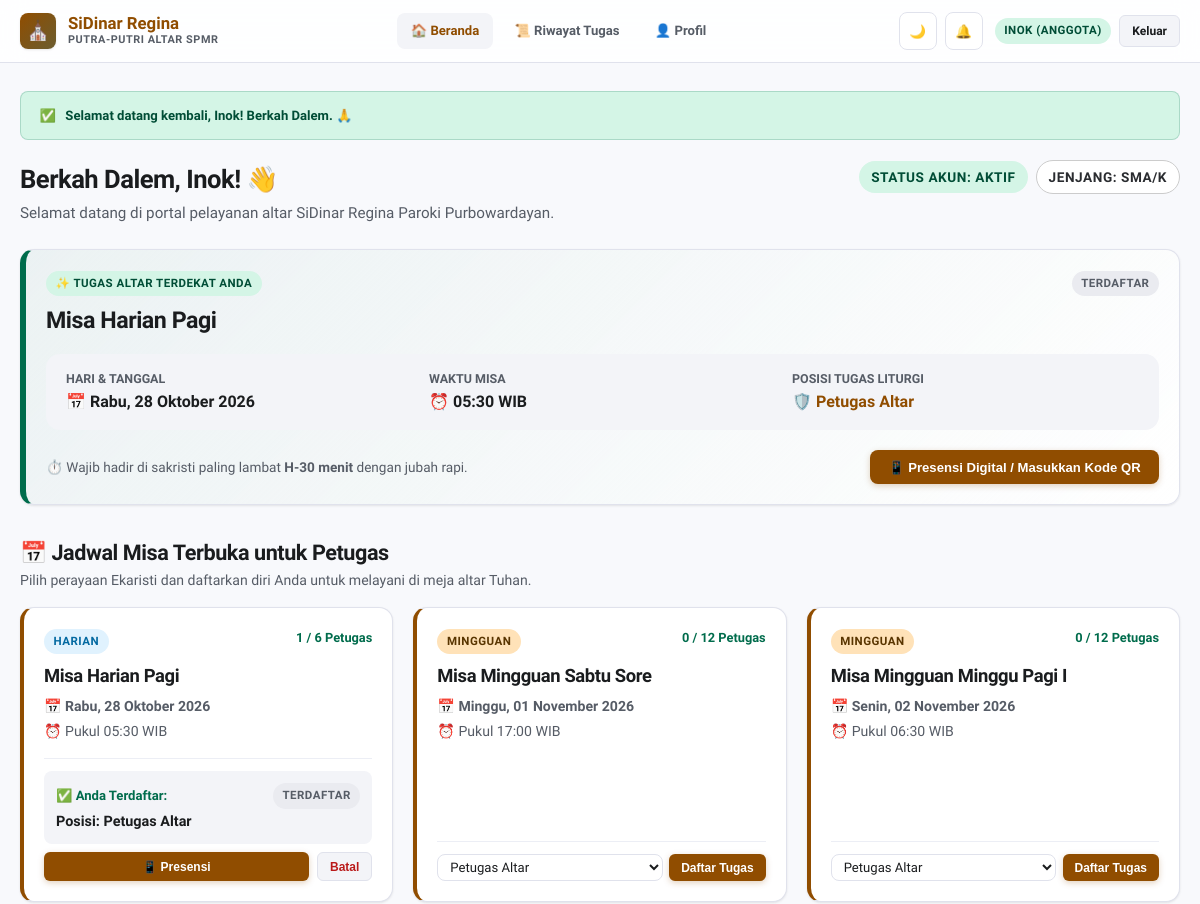
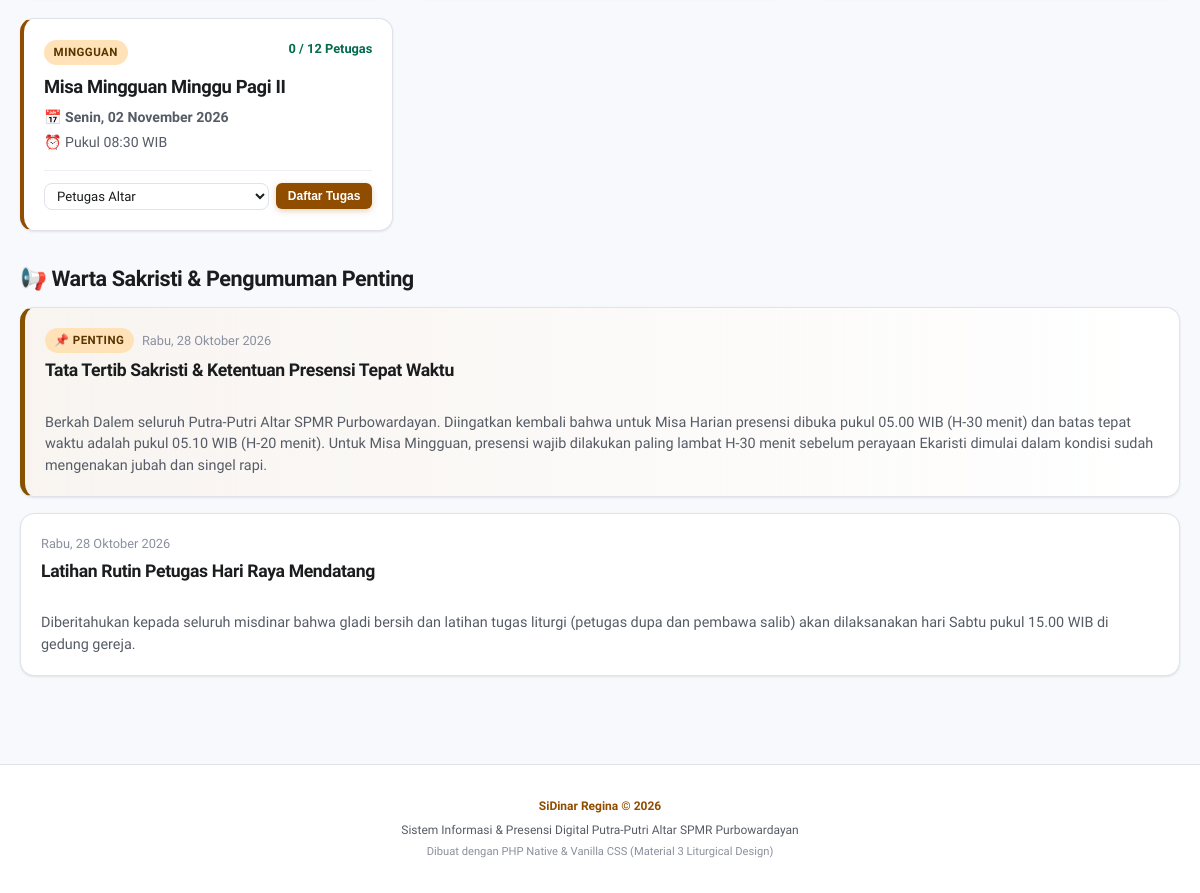
Page /anggota/index.php (signed in) on the committed database (2 pictures, top to bottom).
### tables this page shows
CREATE TABLE IF NOT EXISTS `bookings` (
  `id` INT AUTO_INCREMENT PRIMARY KEY,
  `schedule_id` INT NOT NULL,
  `user_id` INT NOT NULL,
  `kategori_misa` ENUM('harian', 'mingguan') NOT NULL DEFAULT 'mingguan',
  `minggu_ke` INT NOT NULL DEFAULT 1,
  `tahun` INT NOT NULL DEFAULT 2026,
  `posisi_tugas` VARCHAR(100) NOT NULL DEFAULT 'Petugas Altar',
  `status_kehadiran` ENUM('terdaftar', 'hadir', 'terlambat', 'izin', 'alpa') NOT NULL DEFAULT 'terdaftar',
  `waktu_checkin` DATETIME NULL,
  `wa_reminder_sent` TINYINT(1) NOT NULL DEFAULT 0,
  `created_at` DATETIME DEFAULT CURRENT_TIMESTAMP,
  INDEX `idx_schedule` (`schedule_id`),
  INDEX `idx_user` (`user_id`),
  CONSTRAINT `fk_bookings_schedule` FOREIGN KEY (`schedule_id`) REFERENCES `mass_schedules` (`id`) ON DELETE CASCADE,
  CONSTRAINT `fk_bookings_user` FOREIGN KEY (`user_id`) REFERENCES `profiles` (`id`) ON DELETE CASCADE
);

CREATE TABLE IF NOT EXISTS `mass_schedules` (
  `id` INT AUTO_INCREMENT PRIMARY KEY,
  `judul_misa` VARCHAR(255) NOT NULL,
  `kategori` ENUM('harian', 'mingguan') NOT NULL DEFAULT 'mingguan',
  `tanggal_misa` DATE NOT NULL,
  `jam_mulai` TIME NOT NULL,
  `kuota_maksimal` INT NOT NULL DEFAULT 12,
  `minggu_ke` INT NOT NULL DEFAULT 1,
  `tahun` INT NOT NULL DEFAULT 2026,
  `tahun_liturgi` VARCHAR(100) DEFAULT 'Tahun B / Liturgi Biasa',
  `warna_liturgi` ENUM('Hijau', 'Putih', 'Merah', 'Ungu', 'Merah Muda') NOT NULL DEFAULT 'Hijau',
  `nama_selebran` VARCHAR(255) DEFAULT '',
  `qr_token` VARCHAR(100) NULL,
  `created_at` DATETIME DEFAULT CURRENT_TIMESTAMP
);

CREATE TABLE IF NOT EXISTS `announcements` (
  `id` INT AUTO_INCREMENT PRIMARY KEY,
  `judul` VARCHAR(255) NOT NULL,
  `isi` TEXT NOT NULL,
  `is_pinned` TINYINT(1) NOT NULL DEFAULT 0,
  `created_by` INT NULL,
  `created_at` DATETIME DEFAULT CURRENT_TIMESTAMP,
  INDEX `idx_creator` (`created_by`),
  CONSTRAINT `fk_announcements_creator` FOREIGN KEY (`created_by`) REFERENCES `profiles` (`id`) ON DELETE SET NULL
);

### includes/auth.php (called while the page is built, shortened)
<?php
function current_user(): ?array {
    return $_SESSION['user'] ?? null;
}

### anggota/index.php (the view, shortened to what this page needs)
<?php
require_once __DIR__ . '/../includes/auth.php';
require_once __DIR__ . '/../includes/functions.php';
$user = current_user();
$pdo = get_db();
$today = date('Y-m-d');
$active_duty_stmt = $pdo->prepare("
    SELECT b.*, s.judul_misa, s.kategori, s.tanggal_misa, s.jam_mulai, s.warna_liturgi, s.nama_selebran, s.qr_token
    FROM bookings b
    JOIN mass_schedules s ON b.schedule_id = s.id
    WHERE b.user_id = ? AND s.tanggal_misa >= ?
    ORDER BY s.tanggal_misa ASC, s.jam_mulai ASC
    LIMIT 1
");
$active_duty_stmt->execute([$user['id'], $today]);
$active_duty = $active_duty_stmt->fetch();
$upcoming_stmt = $pdo->prepare("
    SELECT s.*,
           COUNT(b.id) as terisi,
           MAX(CASE WHEN b.user_id = ? THEN b.id ELSE NULL END) as my_booking_id,
           MAX(CASE WHEN b.user_id = ? THEN b.posisi_tugas ELSE NULL END) as my_position,
           MAX(CASE WHEN b.user_id = ? THEN b.status_kehadiran ELSE NULL END) as my_status
    FROM mass_schedules s
    LEFT JOIN bookings b ON s.id = b.schedule_id
    WHERE s.tanggal_misa >= ?
    GROUP BY s.id
    ORDER BY s.tanggal_misa ASC, s.jam_mulai ASC
    LIMIT 20
");
$upcoming_stmt->execute([$user['id'], $user['id'], $user['id'], $today]);
$open_schedules = $upcoming_stmt->fetchAll();
$warta_stmt = $pdo->query("
    SELECT a.*, p.nama_panggilan
    FROM announcements a
    LEFT JOIN profiles p ON a.created_by = p.id
    ORDER BY a.is_pinned DESC, a.created_at DESC
    LIMIT 5
");
$announcements = $warta_stmt->fetchAll();
require_once __DIR__ . '/../includes/header.php';
?>
<div style="margin-bottom: 1.5rem;">
  <div style="display: flex; justify-content: space-between; align-items: flex-start; flex-wrap: wrap; gap: 1rem;">
    <div>
      <h1 style="font-size: 1.6rem; font-weight: 700; color: var(--text-main); margin-bottom: 0.25rem;">
        Berkah Dalem, <?= htmlspecialchars($user['nama_panggilan']) ?>! 👋
      </h1>
      <p style="color: var(--text-muted); font-size: 0.95rem;">
        Selamat datang di portal pelayanan altar SiDinar Regina Paroki Purbowardayan.
      </p>
    </div>
    <div style="display: flex; align-items: center; gap: 0.5rem;">
      <span class="badge <?= $user['status'] === 'aktif' ? 'badge-emerald' : 'badge-amber' ?>" style="font-size: 0.85rem; padding: 6px 12px;">
        Status Akun: <?= ucfirst($user['status']) ?>
      </span>
      <span class="badge badge-light" style="font-size: 0.85rem; padding: 6px 12px;">
        Jenjang: <?= htmlspecialchars($user['jenjang']) ?>
      </span>
    </div>
  </div>
</div>
<?php if ($active_duty): ?>
  <div class="card" style="margin-bottom: 2rem; border-left: 6px solid var(--emerald); background: linear-gradient(135deg, rgba(0, 108, 76, 0.05) 0%, var(--surface) 100%);">
    <div style="display: flex; justify-content: space-between; align-items: flex-start; flex-wrap: wrap; gap: 1rem; margin-bottom: 1rem;">
      <div>
        <div style="margin-bottom: 0.4rem;">
          <span class="badge badge-emerald">✨ Tugas Altar Terdekat Anda</span>
        </div>
        <h2 style="font-size: 1.45rem; font-weight: 800; color: var(--text-main);">
          <?= htmlspecialchars($active_duty['judul_misa']) ?>
        </h2>
      </div>
      <div>
        <?= get_attendance_badge($active_duty['status_kehadiran']) ?>
      </div>
    </div>
    <div style="display: grid; grid-template-columns: repeat(auto-fit, minmax(200px, 1fr)); gap: 1rem; background: var(--surface-low); padding: 1rem 1.25rem; border-radius: var(--radius-md); margin-bottom: 1.25rem;">
      <div>
        <div style="font-size: 0.78rem; color: var(--text-muted); text-transform: uppercase; font-weight: 600;">Hari & Tanggal</div>
        <div style="font-size: 1rem; font-weight: 700; color: var(--text-main); margin-top: 2px;">
          📅 <?= format_indo_date($active_duty['tanggal_misa']) ?>
        </div>
      </div>
      <div>
        <div style="font-size: 0.78rem; color: var(--text-muted); text-transform: uppercase; font-weight: 600;">Waktu Misa</div>
        <div style="font-size: 1rem; font-weight: 700; color: var(--text-main); margin-top: 2px;">
          ⏰ <?= format_indo_time($active_duty['jam_mulai']) ?>
        </div>
      </div>
      <div>
        <div style="font-size: 0.78rem; color: var(--text-muted); text-transform: uppercase; font-weight: 600;">Posisi Tugas Liturgi</div>
        <div style="font-size: 1rem; font-weight: 700; color: var(--primary); margin-top: 2px;">
          🛡️ <?= htmlspecialchars($active_duty['posisi_tugas']) ?>
        </div>
      </div>
    </div>
    <div style="display: flex; justify-content: space-between; align-items: center; flex-wrap: wrap; gap: 0.75rem;">
      <div style="font-size: 0.85rem; color: var(--text-muted);">
        ⏱️ Wajib hadir di sakristi paling lambat <strong>H-30 menit</strong> dengan jubah rapi.
      </div>
      <div style="display: flex; gap: 0.5rem;">
        <?php if ($active_duty['status_kehadiran'] === 'terdaftar'): ?>
          <button type="button" class="btn btn-primary" onclick="openCheckinModal(<?= $active_duty['id'] ?>, '<?= htmlspecialchars($active_duty['judul_misa']) ?>')">
            📱 Presensi Digital / Masukkan Kode QR
          </button>
        <?php else: ?>
          <button type="button" class="btn btn-secondary" disabled>
            ✅ Presensi Sudah Tercatat (<?= ucfirst($active_duty['status_kehadiran']) ?>)
          </button>
        <?php endif; ?>
      </div>
    </div>
  </div>
<?php endif; ?>
<div style="margin-bottom: 2rem;">
  <div style="display: flex; justify-content: space-between; align-items: center; margin-bottom: 1rem; flex-wrap: wrap; gap: 0.5rem;">
    <div>
      <h2 style="font-size: 1.35rem; font-weight: 700; color: var(--text-main);">
        📅 Jadwal Misa Terbuka untuk Petugas
      </h2>
      <p style="color: var(--text-muted); font-size: 0.88rem;">
        Pilih perayaan Ekaristi dan daftarkan diri Anda untuk melayani di meja altar Tuhan.
      </p>
    </div>
  </div>
  <?php if (empty($open_schedules)): ?>
    <div class="card" style="text-align: center; padding: 2.5rem 1rem; color: var(--text-muted);">
      <div style="font-size: 2.5rem; margin-bottom: 0.5rem;">⛪</div>
      <p>Belum ada jadwal misa terbuka untuk pendaftaran saat ini.</p>
    </div>
  <?php else: ?>
    <div class="grid" style="grid-template-columns: repeat(auto-fill, minmax(320px, 1fr)); gap: 1.25rem;">
      <?php foreach ($open_schedules as $s): ?>
        <?php
          $isMyBooking = !empty($s['my_booking_id']);
          $isFull = $s['terisi'] >= $s['kuota_maksimal'];
        ?>
        <div class="card" style="display: flex; flex-direction: column; justify-content: space-between; border-left: 4px solid var(--primary);">
          <div>
            <div style="display: flex; justify-content: space-between; align-items: flex-start; margin-bottom: 0.5rem;">
              <div>
                <span class="badge <?= $s['kategori'] === 'harian' ? 'badge-blue' : 'badge-amber' ?>" style="font-size: 0.72rem; text-transform: uppercase;">
                  <?= $s['kategori'] ?>
                </span>
              </div>
              <span style="font-size: 0.8rem; font-weight: 600; color: <?= $isFull ? 'var(--error)' : 'var(--emerald)' ?>;">
                <?= $s['terisi'] ?> / <?= $s['kuota_maksimal'] ?> Petugas
              </span>
            </div>
            <h3 style="font-size: 1.15rem; font-weight: 700; margin-bottom: 0.4rem; color: var(--text-main);">
              <?= htmlspecialchars($s['judul_misa']) ?>
            </h3>
            <div style="font-size: 0.88rem; color: var(--text-muted); margin-bottom: 1rem; display: flex; flex-direction: column; gap: 0.25rem;">
              <div>📅 <strong><?= format_indo_date($s['tanggal_misa']) ?></strong></div>
              <div>⏰ Pukul <?= format_indo_time($s['jam_mulai']) ?></div>
            </div>
          </div>
          <div style="border-top: 1px solid var(--border-light); padding-top: 0.75rem;">
            <?php if ($isMyBooking): ?>
              <div style="background: var(--surface-low); padding: 0.75rem; border-radius: var(--radius-sm); margin-bottom: 0.5rem;">
                <div style="display: flex; justify-content: space-between; align-items: center;">
                  <span style="font-size: 0.82rem; font-weight: 600; color: var(--emerald);">✅ Anda Terdaftar:</span>
                  <?= get_attendance_badge($s['my_status']) ?>
                </div>
                <div style="font-size: 0.9rem; font-weight: 700; color: var(--text-main); margin-top: 2px;">
                  Posisi: <?= htmlspecialchars($s['my_position']) ?>
                </div>
              </div>
              <?php if ($s['my_status'] === 'terdaftar'): ?>
                <div style="display: flex; gap: 0.5rem;">
                  <button type="button" class="btn btn-primary btn-sm" style="flex: 1;" onclick="openCheckinModal(<?= $s['my_booking_id'] ?>, '<?= htmlspecialchars($s['judul_misa']) ?>')">
                    📱 Presensi
                  </button>
                  <form method="POST" action="index.php" onsubmit="return confirm('Batalkan penugasan pada misa ini?');" style="margin: 0;">
                    <button type="submit" class="btn btn-secondary btn-sm" style="color: var(--error);" title="Batalkan Tugas">
                      Batal
                    </button>
                  </form>
                </div>
              <?php endif; ?>
            <?php elseif ($user['status'] === 'aktif'): ?>
              <?php if ($isFull): ?>
                <button type="button" class="btn btn-secondary btn-sm" style="width: 100%;" disabled>
                  🔒 Kuota Penuh
                </button>
              <?php else: ?>
                <form method="POST" action="index.php" style="display: flex; gap: 0.4rem; align-items: center; margin: 0;">
                  <select name="posisi_tugas" class="form-select" style="font-size: 0.82rem; padding: 4px 8px; flex: 1;" required>
                    <?php foreach (LITURGICAL_POSITIONS as $pos): ?>
                      <option value="<?= $pos ?>"><?= $pos ?></option>
                    <?php endforeach; ?>
                  </select>
                  <button type="submit" class="btn btn-primary btn-sm">
                    Daftar Tugas
                  </button>
                </form>
              <?php endif; ?>
            <?php else: ?>
              <button type="button" class="btn btn-secondary btn-sm" style="width: 100%;" disabled>
                Menunggu Verifikasi Akun
              </button>
            <?php endif; ?>
          </div>
        </div>
      <?php endforeach; ?>
    </div>
  <?php endif; ?>
</div>
<div style="margin-bottom: 2rem;">
  <h2 style="font-size: 1.35rem; font-weight: 700; color: var(--text-main); margin-bottom: 0.75rem;">
    📢 Warta Sakristi & Pengumuman Penting
  </h2>
  <?php if (empty($announcements)): ?>
    <div class="card" style="text-align: center; padding: 2rem 1rem; color: var(--text-muted);">
      Belum ada warta sakristi yang diterbitkan pengurus.
    </div>
  <?php else: ?>
    <div style="display: flex; flex-direction: column; gap: 1rem;">
      <?php foreach ($announcements as $w): ?>
        <div class="card" style="<?= $w['is_pinned'] ? 'border-left: 5px solid var(--amber); background: linear-gradient(to right, rgba(255, 184, 107, 0.08), var(--surface));' : '' ?>">
          <div style="display: flex; align-items: center; gap: 0.5rem; margin-bottom: 0.25rem;">
            <?php if ($w['is_pinned']): ?>
              <span class="badge badge-amber">📌 Penting</span>
            <?php endif; ?>
            <span style="font-size: 0.8rem; color: var(--text-dim);">
              <?= format_indo_date(date('Y-m-d', strtotime($w['created_at']))) ?>
            </span>
          </div>
          <h3 style="font-size: 1.1rem; font-weight: 700; margin-bottom: 0.4rem; color: var(--text-main);">
            <?= htmlspecialchars($w['judul']) ?>
          </h3>
          <p style="font-size: 0.9rem; color: var(--text-muted); line-height: 1.5; white-space: pre-line; margin: 0;">
            <?= htmlspecialchars($w['isi']) ?>
          </p>
        </div>
      <?php endforeach; ?>
    </div>
  <?php endif; ?>
</div>
<?php require_once __DIR__ . '/../includes/footer.php'; ?>

### includes/functions.php (shortened to what this page needs)
<?php
function format_indo_date(string $date): string {
    $timestamp = strtotime($date);
    $hari = [
        'Sunday' => 'Minggu',
        'Monday' => 'Senin',
        'Tuesday' => 'Selasa',
        'Wednesday' => 'Rabu',
        'Thursday' => 'Kamis',
        'Friday' => 'Jumat',
        'Saturday' => 'Sabtu'
    ];
    $bulan = [
        1 => 'Januari', 'Februari', 'Maret', 'April', 'Mei', 'Juni',
        'Juli', 'Agustus', 'September', 'Oktober', 'November', 'Desember'
    ];
    $dayName = $hari[date('l', $timestamp)] ?? '';
    $day = date('d', $timestamp);
    $month = $bulan[(int)date('m', $timestamp)] ?? '';
    $year = date('Y', $timestamp);
    return "$dayName, $day $month $year";
}
function format_indo_time(string $time): string {
    return substr($time, 0, 5) . ' WIB';
}
function get_attendance_badge(string $status): string {
    $status = strtolower($status);
    $map = [
        'hadir' => ['bg' => 'badge-emerald', 'label' => 'Hadir'],
        'terlambat' => ['bg' => 'badge-amber', 'label' => 'Terlambat'],
        'izin' => ['bg' => 'badge-blue', 'label' => 'Izin'],
        'alpa' => ['bg' => 'badge-red', 'label' => 'Alpa'],
        'terdaftar' => ['bg' => 'badge-gray', 'label' => 'Terdaftar']
    ];
    $badge = $map[$status] ?? ['bg' => 'badge-gray', 'label' => ucfirst($status)];
    return '<span class="badge ' . $badge['bg'] . '">' . htmlspecialchars($badge['label']) . '</span>';
}

### rows in the picture
bookings: schedule.judul_misa "Misa Harian Pagi", status_kehadiran "TERDAFTAR", schedule.tanggal_misa "Rabu, 28 Oktober 2026", schedule.jam_mulai "05:30 WIB", posisi_tugas "Petugas Altar"
mass_schedules: kategori "HARIAN", terisi "1", kuota_maksimal "6", judul_misa "Misa Harian Pagi", tanggal_misa "Rabu, 28 Oktober 2026", jam_mulai "05:30 WIB", label "TERDAFTAR", my_position "Petugas Altar"
mass_schedules: kategori "MINGGUAN", terisi "0", kuota_maksimal "12", judul_misa "Misa Mingguan Sabtu Sore", tanggal_misa "Minggu, 01 November 2026", jam_mulai "17:00 WIB"
mass_schedules: kategori "MINGGUAN", terisi "0", kuota_maksimal "12", judul_misa "Misa Mingguan Minggu Pagi I", tanggal_misa "Senin, 02 November 2026", jam_mulai "06:30 WIB"
mass_schedules: kategori "MINGGUAN", terisi "0", kuota_maksimal "12", judul_misa "Misa Mingguan Minggu Pagi II", tanggal_misa "Senin, 02 November 2026", jam_mulai "08:30 WIB"
announcements: is_pinned "📌 PENTING", created_at "Rabu, 28 Oktober 2026", judul "Tata Tertib Sakristi & Ketentuan Presensi Tepat Waktu", isi "Berkah Dalem seluruh Putra-Putri Altar SPMR Purbowardayan. Diingatkan kembali bahwa untuk Misa Harian presensi dibuka pukul 05.00 WIB (H-30 menit) dan batas tepat waktu adalah pukul 05.10 WIB (H-20 menit). Untuk Misa Mingguan, presensi wajib dilakukan paling lambat H-30 menit sebelum perayaan Ekaristi dimulai dalam kondisi sudah mengenakan jubah dan singel rapi."
announcements: created_at "Rabu, 28 Oktober 2026", judul "Latihan Rutin Petugas Hari Raya Mendatang", isi "Diberitahukan kepada seluruh misdinar bahwa gladi bersih dan latihan tugas liturgi (petugas dupa dan pembawa salib) akan dilaksanakan hari Sabtu pukul 15.00 WIB di gedung gereja."

### other values in the picture
$current_user['nama_panggilan'] "INOK"
$current_user['role'] "ANGGOTA"
$flash['message'] "Selamat datang kembali, Inok! Berkah Dalem. 🙏"
$user['nama_panggilan'] "Inok"
$user['status'] "AKTIF"
$user['jenjang'] "SMA/K"
form field posisi_tugas "Petugas Altar"
